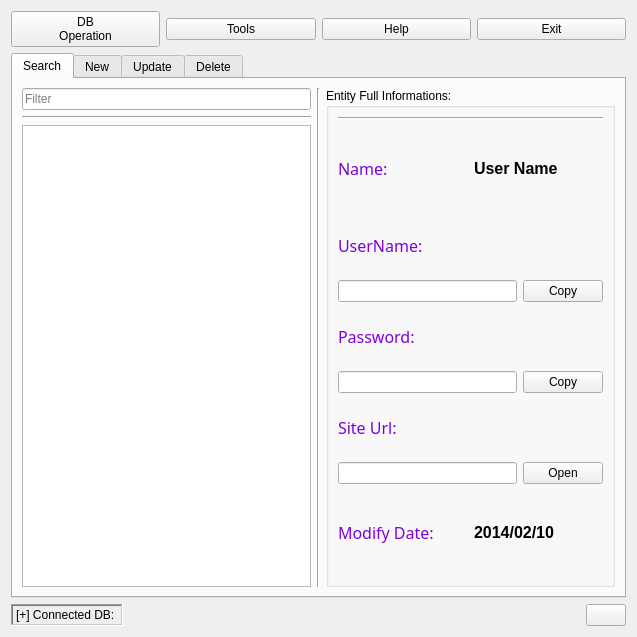
<?xml version="1.0" encoding="UTF-8"?>
<ui version="4.0">
 <class>mainUi</class>
 <widget class="QWidget" name="mainUi">
  <property name="geometry">
   <rect>
    <x>0</x>
    <y>0</y>
    <width>637</width>
    <height>637</height>
   </rect>
  </property>
  <property name="minimumSize">
   <size>
    <width>637</width>
    <height>637</height>
   </size>
  </property>
  <property name="windowTitle">
   <string>TuxPass Beta</string>
  </property>
  <property name="windowIcon">
   <iconset resource="icons/rec.qrc">
    <normaloff>:/icon.png</normaloff>:/icon.png</iconset>
  </property>
  <layout class="QVBoxLayout" name="verticalLayout_22">
   <item>
    <layout class="QVBoxLayout" name="verticalLayout_2">
     <item>
      <layout class="QVBoxLayout" name="verticalLayout">
       <item>
        <layout class="QHBoxLayout" name="horizontalLayout">
         <item>
          <widget class="QPushButton" name="pushButton_12">
           <property name="text">
            <string>DB
Operation</string>
           </property>
           <property name="icon">
            <iconset resource="icons/rec.qrc">
             <normaloff>:/dbpera.ico</normaloff>:/dbpera.ico</iconset>
           </property>
           <property name="iconSize">
            <size>
             <width>48</width>
             <height>48</height>
            </size>
           </property>
          </widget>
         </item>
         <item>
          <widget class="QPushButton" name="pushButton_2">
           <property name="text">
            <string>Tools</string>
           </property>
           <property name="icon">
            <iconset resource="icons/rec.qrc">
             <normaloff>:/setting.ico</normaloff>:/setting.ico</iconset>
           </property>
           <property name="iconSize">
            <size>
             <width>48</width>
             <height>48</height>
            </size>
           </property>
          </widget>
         </item>
         <item>
          <widget class="QPushButton" name="pushButton_3">
           <property name="text">
            <string>Help</string>
           </property>
           <property name="icon">
            <iconset resource="icons/rec.qrc">
             <normaloff>:/info.ico</normaloff>:/info.ico</iconset>
           </property>
           <property name="iconSize">
            <size>
             <width>48</width>
             <height>48</height>
            </size>
           </property>
          </widget>
         </item>
         <item>
          <widget class="QPushButton" name="pushButton_4">
           <property name="text">
            <string>Exit</string>
           </property>
           <property name="icon">
            <iconset resource="icons/rec.qrc">
             <normaloff>:/exit.ico</normaloff>:/exit.ico</iconset>
           </property>
           <property name="iconSize">
            <size>
             <width>48</width>
             <height>48</height>
            </size>
           </property>
          </widget>
         </item>
        </layout>
       </item>
       <item>
        <widget class="QTabWidget" name="tabWidget">
         <property name="focusPolicy">
          <enum>Qt::StrongFocus</enum>
         </property>
         <property name="styleSheet">
          <string notr="true"/>
         </property>
         <property name="currentIndex">
          <number>0</number>
         </property>
         <property name="iconSize">
          <size>
           <width>48</width>
           <height>48</height>
          </size>
         </property>
         <widget class="QWidget" name="tab_1">
          <attribute name="icon">
           <iconset resource="icons/rec.qrc">
            <normaloff>:/search.ico</normaloff>:/search.ico</iconset>
          </attribute>
          <attribute name="title">
           <string>Search</string>
          </attribute>
          <layout class="QHBoxLayout" name="horizontalLayout_9">
           <item>
            <layout class="QVBoxLayout" name="verticalLayout_4">
             <item>
              <layout class="QHBoxLayout" name="horizontalLayout_3">
               <item>
                <widget class="QLineEdit" name="lineEdit_filter">
                 <property name="placeholderText">
                  <string>Filter</string>
                 </property>
                </widget>
               </item>
              </layout>
             </item>
             <item>
              <widget class="Line" name="line_3">
               <property name="orientation">
                <enum>Qt::Horizontal</enum>
               </property>
              </widget>
             </item>
             <item>
              <widget class="QListWidget" name="listWidget">
               <property name="sortingEnabled">
                <bool>true</bool>
               </property>
              </widget>
             </item>
            </layout>
           </item>
           <item>
            <widget class="Line" name="line">
             <property name="orientation">
              <enum>Qt::Vertical</enum>
             </property>
            </widget>
           </item>
           <item>
            <layout class="QVBoxLayout" name="verticalLayout_10">
             <item>
              <widget class="QGroupBox" name="groupBox">
               <property name="styleSheet">
                <string notr="true">border-color: 3px solid green;</string>
               </property>
               <property name="title">
                <string>Entity Full Informations:</string>
               </property>
               <layout class="QVBoxLayout" name="verticalLayout_5">
                <item>
                 <widget class="Line" name="line_2">
                  <property name="orientation">
                   <enum>Qt::Horizontal</enum>
                  </property>
                 </widget>
                </item>
                <item>
                 <layout class="QHBoxLayout" name="horizontalLayout_7">
                  <item>
                   <widget class="QLabel" name="label_8">
                    <property name="font">
                     <font>
                      <family>Capture it</family>
                      <pointsize>12</pointsize>
                      <weight>50</weight>
                      <bold>false</bold>
                     </font>
                    </property>
                    <property name="styleSheet">
                     <string notr="true">color: rgb(126, 2, 214);</string>
                    </property>
                    <property name="text">
                     <string>Name:</string>
                    </property>
                   </widget>
                  </item>
                  <item>
                   <widget class="QLabel" name="label_name1">
                    <property name="font">
                     <font>
                      <pointsize>12</pointsize>
                      <weight>75</weight>
                      <bold>true</bold>
                     </font>
                    </property>
                    <property name="text">
                     <string>User Name</string>
                    </property>
                   </widget>
                  </item>
                 </layout>
                </item>
                <item>
                 <layout class="QVBoxLayout" name="verticalLayout_11">
                  <item>
                   <widget class="QLabel" name="label_9">
                    <property name="font">
                     <font>
                      <family>Capture it</family>
                      <pointsize>12</pointsize>
                      <weight>50</weight>
                      <bold>false</bold>
                     </font>
                    </property>
                    <property name="styleSheet">
                     <string notr="true">color: rgb(126, 2, 214);</string>
                    </property>
                    <property name="text">
                     <string>UserName:</string>
                    </property>
                   </widget>
                  </item>
                  <item>
                   <layout class="QHBoxLayout" name="horizontalLayout_4">
                    <item>
                     <widget class="QLineEdit" name="lineEdit_uname1"/>
                    </item>
                    <item>
                     <widget class="QPushButton" name="pushButton_7">
                      <property name="text">
                       <string>Copy</string>
                      </property>
                      <property name="icon">
                       <iconset resource="icons/rec.qrc">
                        <normaloff>:/copy.ico</normaloff>:/copy.ico</iconset>
                      </property>
                      <property name="iconSize">
                       <size>
                        <width>25</width>
                        <height>25</height>
                       </size>
                      </property>
                     </widget>
                    </item>
                   </layout>
                  </item>
                 </layout>
                </item>
                <item>
                 <layout class="QVBoxLayout" name="verticalLayout_12">
                  <item>
                   <widget class="QLabel" name="label_10">
                    <property name="font">
                     <font>
                      <family>Capture it</family>
                      <pointsize>12</pointsize>
                      <weight>50</weight>
                      <bold>false</bold>
                     </font>
                    </property>
                    <property name="styleSheet">
                     <string notr="true">color: rgb(126, 2, 214);</string>
                    </property>
                    <property name="text">
                     <string>Password:</string>
                    </property>
                   </widget>
                  </item>
                  <item>
                   <layout class="QHBoxLayout" name="horizontalLayout_5">
                    <item>
                     <widget class="QLineEdit" name="lineEdit_pass1">
                      <property name="echoMode">
                       <enum>QLineEdit::Password</enum>
                      </property>
                      <property name="readOnly">
                       <bool>true</bool>
                      </property>
                     </widget>
                    </item>
                    <item>
                     <widget class="QPushButton" name="pushButton_8">
                      <property name="text">
                       <string>Copy</string>
                      </property>
                      <property name="icon">
                       <iconset resource="icons/rec.qrc">
                        <normaloff>:/copy.ico</normaloff>:/copy.ico</iconset>
                      </property>
                      <property name="iconSize">
                       <size>
                        <width>25</width>
                        <height>25</height>
                       </size>
                      </property>
                     </widget>
                    </item>
                   </layout>
                  </item>
                 </layout>
                </item>
                <item>
                 <layout class="QVBoxLayout" name="verticalLayout_13">
                  <item>
                   <widget class="QLabel" name="label_11">
                    <property name="font">
                     <font>
                      <family>Capture it</family>
                      <pointsize>12</pointsize>
                      <weight>50</weight>
                      <bold>false</bold>
                     </font>
                    </property>
                    <property name="styleSheet">
                     <string notr="true">color: rgb(126, 2, 214);</string>
                    </property>
                    <property name="text">
                     <string>Site Url:</string>
                    </property>
                   </widget>
                  </item>
                  <item>
                   <layout class="QHBoxLayout" name="horizontalLayout_6">
                    <item>
                     <widget class="QLineEdit" name="lineEdit_url1"/>
                    </item>
                    <item>
                     <widget class="QPushButton" name="pushButton_9">
                      <property name="text">
                       <string>Open</string>
                      </property>
                      <property name="icon">
                       <iconset resource="icons/rec.qrc">
                        <normaloff>:/openurl.ico</normaloff>:/openurl.ico</iconset>
                      </property>
                      <property name="iconSize">
                       <size>
                        <width>25</width>
                        <height>25</height>
                       </size>
                      </property>
                     </widget>
                    </item>
                   </layout>
                  </item>
                 </layout>
                </item>
                <item>
                 <layout class="QHBoxLayout" name="horizontalLayout_8">
                  <item>
                   <widget class="QLabel" name="label_12">
                    <property name="font">
                     <font>
                      <family>Capture it</family>
                      <pointsize>12</pointsize>
                      <weight>50</weight>
                      <bold>false</bold>
                     </font>
                    </property>
                    <property name="styleSheet">
                     <string notr="true">color: rgb(126, 2, 214);</string>
                    </property>
                    <property name="text">
                     <string>Modify Date:</string>
                    </property>
                   </widget>
                  </item>
                  <item>
                   <widget class="QLabel" name="label_date1">
                    <property name="font">
                     <font>
                      <pointsize>12</pointsize>
                      <weight>75</weight>
                      <bold>true</bold>
                     </font>
                    </property>
                    <property name="text">
                     <string>2014/02/10</string>
                    </property>
                   </widget>
                  </item>
                 </layout>
                </item>
               </layout>
              </widget>
             </item>
            </layout>
           </item>
          </layout>
         </widget>
         <widget class="QWidget" name="tab_2">
          <attribute name="icon">
           <iconset resource="icons/rec.qrc">
            <normaloff>:/add.ico</normaloff>:/add.ico</iconset>
          </attribute>
          <attribute name="title">
           <string>New</string>
          </attribute>
          <layout class="QVBoxLayout" name="verticalLayout_14">
           <item>
            <widget class="QGroupBox" name="groupBox_2">
             <property name="styleSheet">
              <string notr="true">border-color: 3px solid green;</string>
             </property>
             <property name="title">
              <string>Entity Add Informations:</string>
             </property>
             <layout class="QVBoxLayout" name="verticalLayout_26">
              <item>
               <widget class="Line" name="line_4">
                <property name="orientation">
                 <enum>Qt::Horizontal</enum>
                </property>
               </widget>
              </item>
              <item>
               <layout class="QHBoxLayout" name="horizontalLayout_11">
                <item>
                 <layout class="QVBoxLayout" name="verticalLayout_8">
                  <item>
                   <layout class="QVBoxLayout" name="verticalLayout_3">
                    <item>
                     <widget class="QLabel" name="label_18">
                      <property name="font">
                       <font>
                        <family>Capture it</family>
                        <pointsize>12</pointsize>
                        <weight>50</weight>
                        <bold>false</bold>
                       </font>
                      </property>
                      <property name="styleSheet">
                       <string notr="true">color: rgb(126, 2, 214);</string>
                      </property>
                      <property name="text">
                       <string>Name:</string>
                      </property>
                     </widget>
                    </item>
                    <item>
                     <widget class="QLineEdit" name="lineEdit_name2"/>
                    </item>
                   </layout>
                  </item>
                  <item>
                   <layout class="QVBoxLayout" name="verticalLayout_7">
                    <item>
                     <widget class="QLabel" name="label_14">
                      <property name="font">
                       <font>
                        <family>Capture it</family>
                        <pointsize>12</pointsize>
                        <weight>50</weight>
                        <bold>false</bold>
                       </font>
                      </property>
                      <property name="styleSheet">
                       <string notr="true">color: rgb(126, 2, 214);</string>
                      </property>
                      <property name="text">
                       <string>UserName:</string>
                      </property>
                     </widget>
                    </item>
                    <item>
                     <widget class="QLineEdit" name="lineEdit_uname2"/>
                    </item>
                   </layout>
                  </item>
                 </layout>
                </item>
                <item>
                 <widget class="Line" name="line_5">
                  <property name="orientation">
                   <enum>Qt::Vertical</enum>
                  </property>
                 </widget>
                </item>
                <item>
                 <widget class="QFrame" name="frame">
                  <property name="sizePolicy">
                   <sizepolicy hsizetype="Fixed" vsizetype="Fixed">
                    <horstretch>0</horstretch>
                    <verstretch>0</verstretch>
                   </sizepolicy>
                  </property>
                  <property name="minimumSize">
                   <size>
                    <width>200</width>
                    <height>90</height>
                   </size>
                  </property>
                  <property name="maximumSize">
                   <size>
                    <width>200</width>
                    <height>90</height>
                   </size>
                  </property>
                  <property name="styleSheet">
                   <string notr="true">background-image: url(:/addentity.ico);</string>
                  </property>
                  <property name="frameShape">
                   <enum>QFrame::StyledPanel</enum>
                  </property>
                  <property name="frameShadow">
                   <enum>QFrame::Raised</enum>
                  </property>
                 </widget>
                </item>
               </layout>
              </item>
              <item>
               <layout class="QVBoxLayout" name="verticalLayout_20">
                <item>
                 <widget class="QLabel" name="label_15">
                  <property name="font">
                   <font>
                    <family>Capture it</family>
                    <pointsize>12</pointsize>
                    <weight>50</weight>
                    <bold>false</bold>
                   </font>
                  </property>
                  <property name="styleSheet">
                   <string notr="true">color: rgb(126, 2, 214);</string>
                  </property>
                  <property name="text">
                   <string>Password:</string>
                  </property>
                 </widget>
                </item>
                <item>
                 <layout class="QHBoxLayout" name="horizontalLayout_12">
                  <item>
                   <widget class="QLineEdit" name="lineEdit_pass2">
                    <property name="echoMode">
                     <enum>QLineEdit::Password</enum>
                    </property>
                    <property name="readOnly">
                     <bool>false</bool>
                    </property>
                   </widget>
                  </item>
                  <item>
                   <widget class="QPushButton" name="pushButton_10">
                    <property name="text">
                     <string>Gen</string>
                    </property>
                    <property name="icon">
                     <iconset resource="icons/rec.qrc">
                      <normaloff>:/gen.ico</normaloff>:/gen.ico</iconset>
                    </property>
                    <property name="iconSize">
                     <size>
                      <width>25</width>
                      <height>25</height>
                     </size>
                    </property>
                   </widget>
                  </item>
                  <item>
                   <widget class="QPushButton" name="pushButton_11">
                    <property name="text">
                     <string>Copy</string>
                    </property>
                    <property name="icon">
                     <iconset resource="icons/rec.qrc">
                      <normaloff>:/copy.ico</normaloff>:/copy.ico</iconset>
                    </property>
                    <property name="iconSize">
                     <size>
                      <width>25</width>
                      <height>25</height>
                     </size>
                    </property>
                   </widget>
                  </item>
                 </layout>
                </item>
               </layout>
              </item>
              <item>
               <layout class="QVBoxLayout" name="verticalLayout_17">
                <item>
                 <widget class="QLabel" name="label_16">
                  <property name="font">
                   <font>
                    <family>Capture it</family>
                    <pointsize>12</pointsize>
                    <weight>50</weight>
                    <bold>false</bold>
                   </font>
                  </property>
                  <property name="styleSheet">
                   <string notr="true">color: rgb(126, 2, 214);</string>
                  </property>
                  <property name="text">
                   <string>Site Url:</string>
                  </property>
                 </widget>
                </item>
                <item>
                 <layout class="QHBoxLayout" name="horizontalLayout_13">
                  <item>
                   <widget class="QLineEdit" name="lineEdit_url2"/>
                  </item>
                 </layout>
                </item>
               </layout>
              </item>
              <item>
               <layout class="QVBoxLayout" name="verticalLayout_6">
                <item>
                 <layout class="QHBoxLayout" name="horizontalLayout_10">
                  <item>
                   <spacer name="horizontalSpacer_3">
                    <property name="orientation">
                     <enum>Qt::Horizontal</enum>
                    </property>
                    <property name="sizeHint" stdset="0">
                     <size>
                      <width>40</width>
                      <height>20</height>
                     </size>
                    </property>
                   </spacer>
                  </item>
                  <item>
                   <widget class="QPushButton" name="pushButton_13">
                    <property name="text">
                     <string>Save</string>
                    </property>
                    <property name="icon">
                     <iconset resource="icons/rec.qrc">
                      <normaloff>:/save.ico</normaloff>:/save.ico</iconset>
                    </property>
                    <property name="iconSize">
                     <size>
                      <width>48</width>
                      <height>48</height>
                     </size>
                    </property>
                   </widget>
                  </item>
                 </layout>
                </item>
               </layout>
              </item>
             </layout>
            </widget>
           </item>
          </layout>
         </widget>
         <widget class="QWidget" name="tab_3">
          <attribute name="icon">
           <iconset resource="icons/rec.qrc">
            <normaloff>:/update.ico</normaloff>:/update.ico</iconset>
          </attribute>
          <attribute name="title">
           <string>Update</string>
          </attribute>
          <layout class="QVBoxLayout" name="verticalLayout_30">
           <item>
            <layout class="QHBoxLayout" name="horizontalLayout_21">
             <item>
              <layout class="QVBoxLayout" name="verticalLayout_21">
               <item>
                <layout class="QHBoxLayout" name="horizontalLayout_20">
                 <item>
                  <widget class="QLineEdit" name="lineEdit_filter_update">
                   <property name="placeholderText">
                    <string>Filter</string>
                   </property>
                  </widget>
                 </item>
                </layout>
               </item>
               <item>
                <widget class="Line" name="line_8">
                 <property name="orientation">
                  <enum>Qt::Horizontal</enum>
                 </property>
                </widget>
               </item>
               <item>
                <widget class="QListWidget" name="listWidget_update">
                 <property name="sortingEnabled">
                  <bool>true</bool>
                 </property>
                </widget>
               </item>
              </layout>
             </item>
             <item>
              <widget class="Line" name="line_10">
               <property name="orientation">
                <enum>Qt::Vertical</enum>
               </property>
              </widget>
             </item>
             <item>
              <widget class="QGroupBox" name="groupBox_3">
               <property name="styleSheet">
                <string notr="true">border-color: 3px solid green;</string>
               </property>
               <property name="title">
                <string>Entity Full Informations:</string>
               </property>
               <layout class="QVBoxLayout" name="verticalLayout_29">
                <item>
                 <widget class="Line" name="line_9">
                  <property name="orientation">
                   <enum>Qt::Horizontal</enum>
                  </property>
                 </widget>
                </item>
                <item>
                 <layout class="QVBoxLayout" name="verticalLayout_24">
                  <item>
                   <widget class="QLabel" name="label_23">
                    <property name="font">
                     <font>
                      <family>Capture it</family>
                      <pointsize>12</pointsize>
                      <weight>50</weight>
                      <bold>false</bold>
                     </font>
                    </property>
                    <property name="styleSheet">
                     <string notr="true">color: rgb(126, 2, 214);</string>
                    </property>
                    <property name="text">
                     <string>Name:</string>
                    </property>
                   </widget>
                  </item>
                  <item>
                   <widget class="QLineEdit" name="lineEdit_nameUdate"/>
                  </item>
                 </layout>
                </item>
                <item>
                 <layout class="QVBoxLayout" name="verticalLayout_25">
                  <item>
                   <widget class="QLabel" name="label_24">
                    <property name="font">
                     <font>
                      <family>Capture it</family>
                      <pointsize>12</pointsize>
                      <weight>50</weight>
                      <bold>false</bold>
                     </font>
                    </property>
                    <property name="styleSheet">
                     <string notr="true">color: rgb(126, 2, 214);</string>
                    </property>
                    <property name="text">
                     <string>UserName:</string>
                    </property>
                   </widget>
                  </item>
                  <item>
                   <layout class="QHBoxLayout" name="horizontalLayout_22">
                    <item>
                     <widget class="QLineEdit" name="lineEdit_unameUpdate"/>
                    </item>
                   </layout>
                  </item>
                 </layout>
                </item>
                <item>
                 <layout class="QVBoxLayout" name="verticalLayout_27">
                  <item>
                   <widget class="QLabel" name="label_25">
                    <property name="font">
                     <font>
                      <family>Capture it</family>
                      <pointsize>12</pointsize>
                      <weight>50</weight>
                      <bold>false</bold>
                     </font>
                    </property>
                    <property name="styleSheet">
                     <string notr="true">color: rgb(126, 2, 214);</string>
                    </property>
                    <property name="text">
                     <string>Password:</string>
                    </property>
                   </widget>
                  </item>
                  <item>
                   <layout class="QHBoxLayout" name="horizontalLayout_23">
                    <item>
                     <widget class="QLineEdit" name="lineEdit_passUpdate">
                      <property name="echoMode">
                       <enum>QLineEdit::Password</enum>
                      </property>
                      <property name="readOnly">
                       <bool>true</bool>
                      </property>
                     </widget>
                    </item>
                    <item>
                     <widget class="QPushButton" name="btnGenUpdate">
                      <property name="text">
                       <string>Gen</string>
                      </property>
                      <property name="icon">
                       <iconset resource="icons/rec.qrc">
                        <normaloff>:/gen.ico</normaloff>:/gen.ico</iconset>
                      </property>
                     </widget>
                    </item>
                   </layout>
                  </item>
                 </layout>
                </item>
                <item>
                 <layout class="QVBoxLayout" name="verticalLayout_28">
                  <item>
                   <widget class="QLabel" name="label_26">
                    <property name="font">
                     <font>
                      <family>Capture it</family>
                      <pointsize>12</pointsize>
                      <weight>50</weight>
                      <bold>false</bold>
                     </font>
                    </property>
                    <property name="styleSheet">
                     <string notr="true">color: rgb(126, 2, 214);</string>
                    </property>
                    <property name="text">
                     <string>Site Url:</string>
                    </property>
                   </widget>
                  </item>
                  <item>
                   <layout class="QHBoxLayout" name="horizontalLayout_24">
                    <item>
                     <widget class="QLineEdit" name="lineEdit_urlUpdate"/>
                    </item>
                   </layout>
                  </item>
                 </layout>
                </item>
                <item>
                 <layout class="QVBoxLayout" name="verticalLayout_23">
                  <item>
                   <layout class="QHBoxLayout" name="horizontalLayout_26">
                    <item>
                     <spacer name="horizontalSpacer_2">
                      <property name="orientation">
                       <enum>Qt::Horizontal</enum>
                      </property>
                      <property name="sizeHint" stdset="0">
                       <size>
                        <width>40</width>
                        <height>20</height>
                       </size>
                      </property>
                     </spacer>
                    </item>
                    <item>
                     <widget class="QPushButton" name="btnUpdate">
                      <property name="text">
                       <string>Update</string>
                      </property>
                      <property name="icon">
                       <iconset resource="icons/rec.qrc">
                        <normaloff>:/update.ico</normaloff>:/update.ico</iconset>
                      </property>
                      <property name="iconSize">
                       <size>
                        <width>32</width>
                        <height>32</height>
                       </size>
                      </property>
                     </widget>
                    </item>
                   </layout>
                  </item>
                 </layout>
                </item>
               </layout>
              </widget>
             </item>
            </layout>
           </item>
          </layout>
         </widget>
         <widget class="QWidget" name="tab_4">
          <attribute name="icon">
           <iconset resource="icons/rec.qrc">
            <normaloff>:/delete.ico</normaloff>:/delete.ico</iconset>
          </attribute>
          <attribute name="title">
           <string>Delete</string>
          </attribute>
          <layout class="QVBoxLayout" name="verticalLayout_35">
           <item>
            <layout class="QHBoxLayout" name="horizontalLayout_31">
             <item>
              <layout class="QVBoxLayout" name="verticalLayout_32">
               <item>
                <layout class="QHBoxLayout" name="horizontalLayout_27">
                 <item>
                  <widget class="QLineEdit" name="lineEdit_filter_delete">
                   <property name="placeholderText">
                    <string>Filter</string>
                   </property>
                  </widget>
                 </item>
                </layout>
               </item>
               <item>
                <widget class="Line" name="line_11">
                 <property name="orientation">
                  <enum>Qt::Horizontal</enum>
                 </property>
                </widget>
               </item>
               <item>
                <widget class="QListWidget" name="listWidget_delete">
                 <property name="sortingEnabled">
                  <bool>true</bool>
                 </property>
                </widget>
               </item>
              </layout>
             </item>
             <item>
              <widget class="QFrame" name="frame_2">
               <property name="frameShape">
                <enum>QFrame::WinPanel</enum>
               </property>
               <property name="frameShadow">
                <enum>QFrame::Raised</enum>
               </property>
               <layout class="QVBoxLayout" name="verticalLayout_34">
                <item>
                 <layout class="QVBoxLayout" name="verticalLayout_33">
                  <item>
                   <widget class="QLabel" name="label">
                    <property name="font">
                     <font>
                      <family>Capture it</family>
                      <pointsize>20</pointsize>
                     </font>
                    </property>
                    <property name="styleSheet">
                     <string notr="true">color: rgb(85, 0, 255);</string>
                    </property>
                    <property name="text">
                     <string>Deletable Entity Info</string>
                    </property>
                   </widget>
                  </item>
                  <item>
                   <layout class="QHBoxLayout" name="horizontalLayout_29">
                    <item>
                     <widget class="QLabel" name="label_2">
                      <property name="text">
                       <string>DB Name:</string>
                      </property>
                     </widget>
                    </item>
                    <item>
                     <widget class="QLabel" name="label_dbnameDel">
                      <property name="text">
                       <string>N/A</string>
                      </property>
                     </widget>
                    </item>
                   </layout>
                  </item>
                  <item>
                   <layout class="QHBoxLayout" name="horizontalLayout_28">
                    <item>
                     <widget class="QLabel" name="label_3">
                      <property name="text">
                       <string>Entity Name:</string>
                      </property>
                     </widget>
                    </item>
                    <item>
                     <widget class="QLabel" name="label_entyNameDel">
                      <property name="text">
                       <string>N/A</string>
                      </property>
                     </widget>
                    </item>
                   </layout>
                  </item>
                  <item>
                   <layout class="QHBoxLayout" name="horizontalLayout_30">
                    <item>
                     <spacer name="horizontalSpacer_4">
                      <property name="orientation">
                       <enum>Qt::Horizontal</enum>
                      </property>
                      <property name="sizeHint" stdset="0">
                       <size>
                        <width>98</width>
                        <height>20</height>
                       </size>
                      </property>
                     </spacer>
                    </item>
                    <item>
                     <widget class="QPushButton" name="pushButton_20">
                      <property name="text">
                       <string>Delete</string>
                      </property>
                      <property name="icon">
                       <iconset resource="icons/rec.qrc">
                        <normaloff>:/remove.ico</normaloff>:/remove.ico</iconset>
                      </property>
                      <property name="iconSize">
                       <size>
                        <width>48</width>
                        <height>48</height>
                       </size>
                      </property>
                     </widget>
                    </item>
                   </layout>
                  </item>
                 </layout>
                </item>
               </layout>
              </widget>
             </item>
            </layout>
           </item>
          </layout>
         </widget>
        </widget>
       </item>
      </layout>
     </item>
     <item>
      <layout class="QHBoxLayout" name="horizontalLayout_2">
       <item>
        <widget class="QLabel" name="label_status">
         <property name="frameShape">
          <enum>QFrame::WinPanel</enum>
         </property>
         <property name="frameShadow">
          <enum>QFrame::Sunken</enum>
         </property>
         <property name="text">
          <string>[+] Connected DB: </string>
         </property>
        </widget>
       </item>
       <item>
        <spacer name="horizontalSpacer">
         <property name="orientation">
          <enum>Qt::Horizontal</enum>
         </property>
         <property name="sizeHint" stdset="0">
          <size>
           <width>38</width>
           <height>20</height>
          </size>
         </property>
        </spacer>
       </item>
       <item>
        <widget class="QPushButton" name="pushButton_6">
         <property name="toolTip">
          <string>Detuch current loaded Database</string>
         </property>
         <property name="text">
          <string/>
         </property>
         <property name="icon">
          <iconset resource="icons/rec.qrc">
           <normaloff>:/dedb.ico</normaloff>:/dedb.ico</iconset>
         </property>
         <property name="iconSize">
          <size>
           <width>25</width>
           <height>25</height>
          </size>
         </property>
        </widget>
       </item>
      </layout>
     </item>
    </layout>
   </item>
  </layout>
 </widget>
 <resources>
  <include location="icons/rec.qrc"/>
 </resources>
 <connections/>
</ui>
